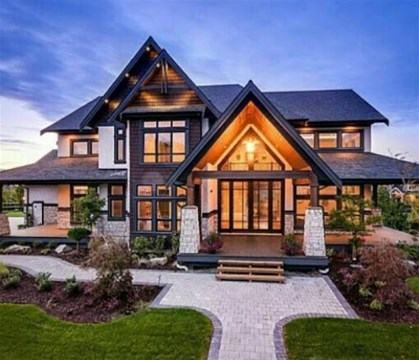
%> input picture assg1.1 Kernel/im.jpg, 419 x 360 px
$ octave Convolution_2D_main.m   (GNU Octave 9; MATLAB toolbox functions it lacks are replaced by stand-ins)
%> lines starting %> are read from the running program, lines starting %| are printed output that depends on the picture
### assg1.1 Kernel/set_scale.m
%% set the scale of the masks/scale up the kernel size
function newkernel = set_scale(kernel,kernel_size)
  s = size(kernel);
  newkernel = zeros(s(1)*kernel_size,s(2)*kernel_size);
  for i = 1:s(1)
      for j = 1:s(2)
          newkernel((i-1)*kernel_size+1:i*kernel_size,(j-1)*kernel_size+1:j*kernel_size) = kernel(i,j);
      end
  end
end

### assg1.1 Kernel/conv2d.m
%% This function is to compute the convolution of matrix a and b
function c = conv2d(a, b)
    % get array sizes
    [ma, na] = size(a);
    [mb, nb] = size(b);

    % do convolution
    c = zeros( ma+mb-1, na+nb-1 );
    for i = 1:mb
       for j = 1:nb
          r1 = i;
          r2 = r1 + ma - 1;
          c1 = j;
          c2 = c1 + na - 1;
         c(r1:r2,c1:c2) = c(r1:r2,c1:c2) + b(i,j) * double(a);
       end
    end

### assg1.1 Kernel/Haarlike.m
%% Haar-like kernel convolution function
function covimg = Haarlike(imatrix,kernel_size,Haarkernel)
  %choose the Haarlike kernel
  Haar12 = [-1 1];
  Haar21 = Haar12';
  Haar13 = [-1 1 -1];
  Haar31 = Haar13';
  Haar22 = [1 -1;-1 1];
  %set the scale of Haar-like kernel
  newHaarkernel = set_scale(Haarkernel,kernel_size);
  %compute convolution
  covimg = conv2d(imatrix,newHaarkernel);
end

### assg1.1 Kernel/Convolution_2D_main.m
%% This code is to show the results of convolution image using kernels
%----------------------parameters that can be set-------------------------------------------
%kernel_size and the kernel convolution function can be set at the first
%and third part of the code

%% 1 set kernel_size
kernel_size = 1;

%% 2 read image and convert to gray level image
image1=imread('im.jpg');
%> image1 is the input picture: size 360x419x3 uint8; mean R, G, B 108.5, 106, 120.4
imatrix=rgb2gray(image1);
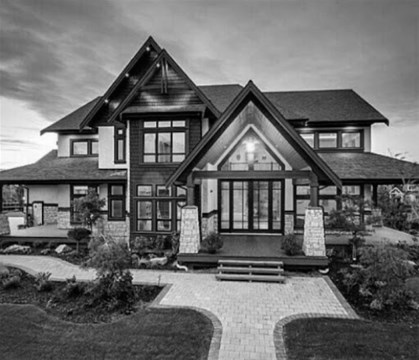
%> imatrix: size 360x419 uint8; min 0, max 255, mean 108.4

%% 3 compute the convolution image matrix
%could change the function as 'Gaussian','Sobel'
%covimg = Sobel(imatrix,kernel_size);

%if do Haarlike
%convolution,Haarkernel could be'Haar12''Haar21''Haar13''Haar31''Haar22'

Haarkernel = 'Haar12';
covimg = Haarlike(imatrix,kernel_size,Haarkernel);
%> after the loop in conv2d, `for i = 1:mb`:
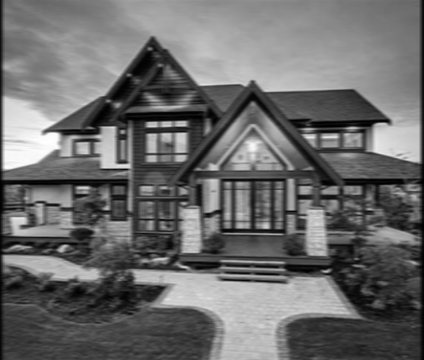
%> c: size 360x424 double; min 0, max 121229, mean 51310.8; drawn with min black and max white

%% 4 normalization
newimg = covimg/max(max(covimg));

%% 5 plot the image after convolution
figure(1);
imshow(imatrix);
figure(2);
imshow(newimg);
